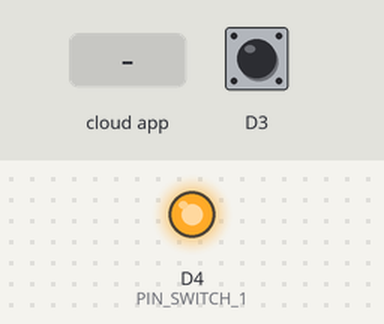
A sketch run on a simulated ESP8266 (NodeMCU). On the bench: output pins drawn as LEDs (lit = HIGH). The inputs (shaded band) are chosen by the test bench; at power-on: D3 HIGH. The RemoteXY app is connected.

Above: at 1.2 s.
1.3 s: the phone or cloud app sets switch_1 to 1
At 1.6 s:
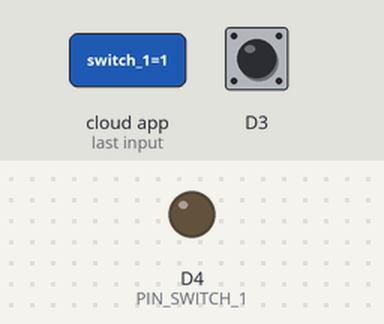
2.8 s: the phone or cloud app sets switch_1 to 0
At 4.0 s:
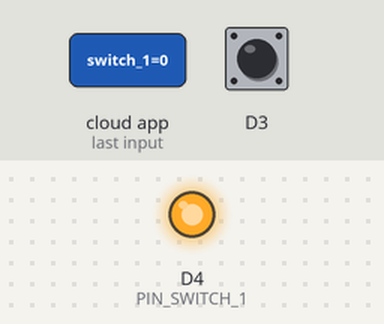
Timing chart, 0 to 5.8 s (numbered marks = the images above; inputs shaded):
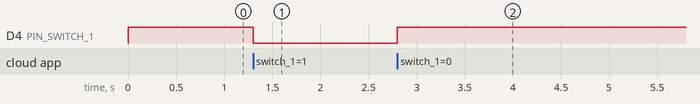

Measured:
- after the input at 1.3 s, D4 (PIN_SWITCH_1): HIGH → LOW at once
- after the input at 2.8 s, D4 (PIN_SWITCH_1): LOW → HIGH at once

The sketch:

nodecloud.ino
```cpp
//////////////////////////////////////////////
//        RemoteXY include library NODEMCU V3 //
//////////////////////////////////////////////

// RemoteXY select connection mode and include library
#define REMOTEXY_MODE__ESP8266WIFI_LIB_CLOUD
#include <ESP8266WiFi.h>

#include <RemoteXY.h>

// RemoteXY connection settings
#define REMOTEXY_WIFI_SSID "UNE_HFC_2E00"
#define REMOTEXY_WIFI_PASSWORD "ADBB65CF"
#define REMOTEXY_CLOUD_SERVER "cloud.remotexy.com"
#define REMOTEXY_CLOUD_PORT 6376
#define REMOTEXY_CLOUD_TOKEN "27e6836331313b3b37674933479674c4" // token generado por la aplicacion directamente


// RemoteXY configurate
#pragma pack(push, 1)
uint8_t RemoteXY_CONF[] =
  { 255,1,0,1,0,26,0,8,13,0,
  2,0,37,38,25,13,2,26,31,31,
  79,78,0,79,70,70,0,65,4,41,
  9,17,17 };

// this structure defines all the variables of your control interface
struct {

    // input variable
  uint8_t switch_1; // =1 if switch ON and =0 if OFF

    // output variable
  uint8_t EstadoPush_r; // =0..255 LED Red brightness

    // other variable
  uint8_t connect_flag;  // =1 if wire connected, else =0

} RemoteXY;
#pragma pack(pop)

/////////////////////////////////////////////
//           END RemoteXY include          //
/////////////////////////////////////////////

#define PIN_SWITCH_1 D4


void setup()
{
  RemoteXY_Init ();

  pinMode (PIN_SWITCH_1, OUTPUT);

  // TODO you setup code

}

void loop()
{
  RemoteXY_Handler ();

  digitalWrite(PIN_SWITCH_1, (RemoteXY.switch_1==0)?HIGH:LOW);

    if (digitalRead(0) == LOW) // if pin 0 enjoyed a high level voltage se utiliza el pin 0 del NODEMCU
    RemoteXY.EstadoPush_r = 255;   // then turn on red light
  else                        // else
    RemoteXY.EstadoPush_r = 0;     // turn off red
  // TODO you loop code
  // use the RemoteXY structure for data transfer

// toca generar el token desde la web. primero hay que loging.
// al dar Stop a la aplicacion, se detiene y se reanuda desde el nuevo icono de la aplicacion.
// con clouse se puede cerrar la aplicacion y se cierra la conexion con el servidor cloud.
}
```
